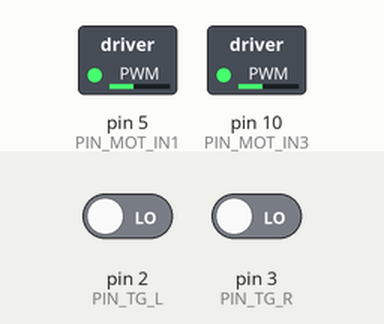
Simulated run of this sketch. Board: Arduino Uno, built with avr-gcc and run on an emulated ATmega328P. On the bench: switched loads named in the sketch (green lamp = pin HIGH). The inputs (shaded band) are chosen by the test bench; at power-on: pin 2 (PIN_TG_L) LOW, pin 3 (PIN_TG_R) LOW. What the sketch prints to the serial monitor is not drawn.

Above: at 0.1 s.
Timing chart, 0 to 1.6 s (numbered marks = the images above):
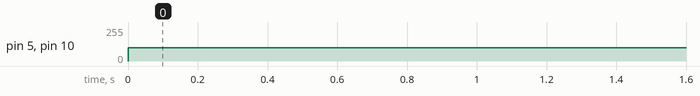

The sketch:

Fork_Light_Barrier_Test.ino
```cpp
//define constants for pin assignments
#define PIN_MOT_IN1 5
#define PIN_MOT_IN3 10
#define PIN_TG_L 2
#define PIN_TG_R 3

void setup()
{
  Serial.begin(9600);
  // Initialize motor and trigger pins as outputs/inputs
  pinMode(PIN_TG_L, INPUT);
  pinMode(PIN_TG_R, INPUT);
  pinMode(PIN_MOT_IN1, OUTPUT);
  pinMode(PIN_MOT_IN3, OUTPUT);
}

void loop()
{
  // Static counters to keep track of trigger activations
  static unsigned long CountLeft = 0;
  static unsigned long CountRight = 0;

  // Activate motors at a set PWM speed
  analogWrite(PIN_MOT_IN1, 100);
  analogWrite(PIN_MOT_IN3, 100);

  if (digitalRead(PIN_TG_L) == 1)
  {
    CountLeft++;
  }
  if (digitalRead(PIN_TG_R) == 1)
  {
    CountRight++;
  }

  Serial.println("Counter Left: CountLeft");
  Serial.println("Counter Right: CountRight");
}
```

Measured:
- by itself, pin 5 (PIN_MOT_IN1), pin 10 (PIN_MOT_IN3): 0/255 → 100/255 at 0.00 s
